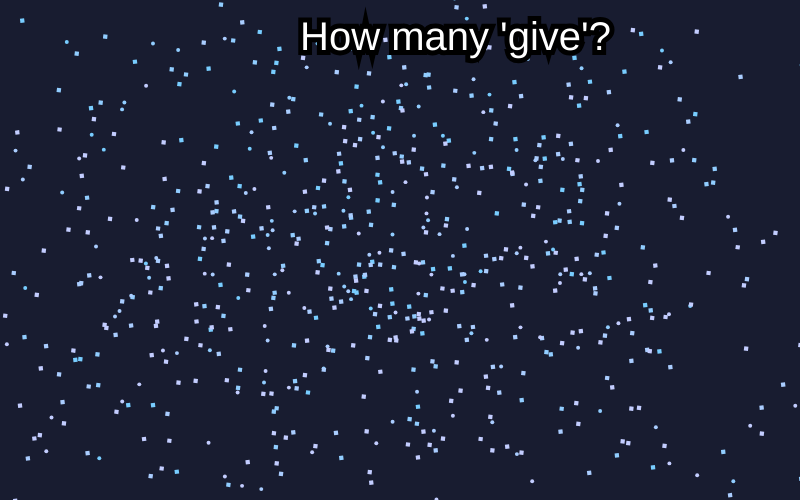
Frame 1 (no input)
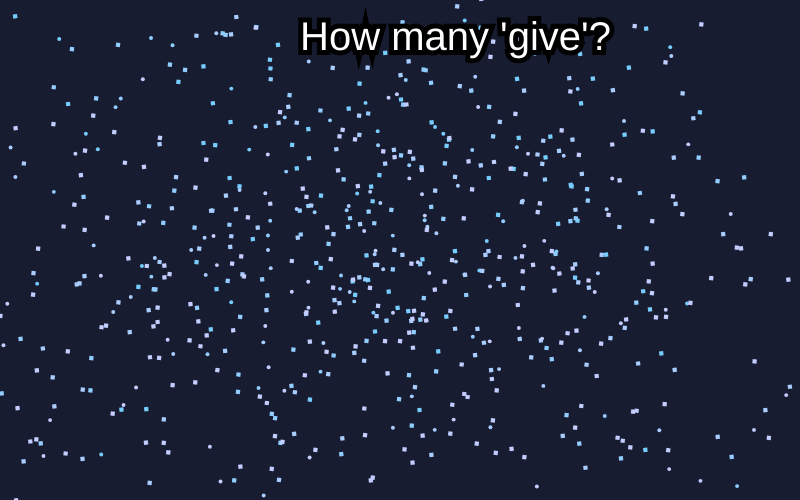
Frame 60 (no input)
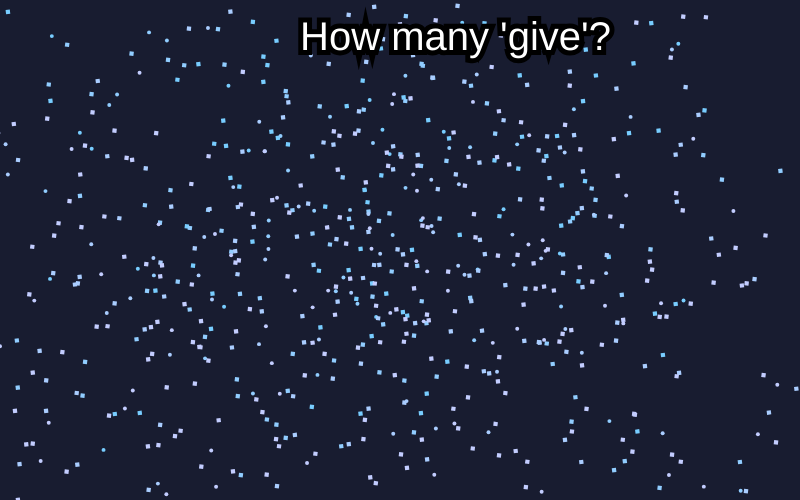
Frame 120 (the mouse pressed at the canvas centre since frame 60)

The p5.js sketch that drew these frames (run headless with seeded random() and noise() and a simulated clock; from frame 60 on, the mouse is pressed at the canvas centre):

// p5.js sketch
// ── sketch.js
const nothing_to_see_here = [
	[
		"10001011111011111011110001111000000000001000001010001010001010001000000",
		"10001000100000100010001010000000100000010000010010001010001010001000000",
		"10001000100000100010001010000000100000010000010010001010001010001000000",
		"11111000100000100011110001110000000000100000100010101010101010101000000",
		"10001000100000100010000000001000100001000001000010101010101010101000000",
		"10001000100000100010000000001000100001000001000010101010101010101000100",
		"10001000100000100010000011110000000010000010000001010001010001010000100"
	],
	[
		"01110011111010000010001011110001110001111001111000000001111001110010001000001",
		"10001000001010000010001010001000100010000010000000000010000010001011011000010",
		"10001000010010000001010010001000100010000010000000000010000010001010101000010",
		"11111000100010000000100011110000100010000001110000000010000010001010101000100",
		"10001001000010000000100010100000100010000000001000000010000010001010001001000",
		"10001010000010000000100010010000100010000000001000100010000010001010001001000",
		"10001011111011111000100010001001110001111011110000100001111001110010001010000"
	],
	[
		"10000010001011110001110001111001111000001011110001110001111010001001110001111011111010000011111010001000001",
		"10000010001010001000100010000010000000010010001000100010000010010010001010000000100010000010000010001000010",
		"10000001010010001000100010000010000000010010001000100010000010100010001010000000100010000010000001010000010",
		"10000000100011110000100010000001110000100011110000100010000011000011111001110000100010000011110000100000100",
		"10000000100010100000100010000000001001000010100000100010000010100010001000001000100010000010000000100001000",
		"10000000100010010000100010000000001001000010010000100010000010010010001000001000100010000010000000100001000",
		"11111000100010001001110001111011110010000010001001110001111010001010001011110000100011111011111000100010000"
	],
	[
		"10001011111010001011111011110001111001110010001010001001110001111001110010001011111010001001110010001010001011110000000010001011111010001010000",
		"11001010000010001010000010001010000010001011001011001010001010000000100010001010000010001010001010001010001010001000000010001000100011011010000",
		"10101010000010001010000010001010000010001010101010101010001010000000100010001010000001010010001010001010001010001000000010001000100010101010000",
		"10011011110010001011110011110010111010001010011010011011111010111000100010001011110000100010001010001010001011110000000011111000100010101010000",
		"10001010000001010010000010100010001010001010001010001010001010001000100001010010000000100010001010001010001010000000000010001000100010001010000",
		"10001010000001010010000010010010001010001010001010001010001010001000100001010010000000100010001010001010001010000000100010001000100010001010000",
		"10001011111000100011111010001001110001110010001010001010001001110001110000100011111000100001110001110001110010000000100010001000100010001011111"
	]
];

let sus = 100;

function setup() {
	createCanvas(800, 500);
	rectMode(CENTER);
	noStroke();
	for (const s of nothing_to_see_here) { for (const a of s) { for (const p of a) { if (p === "1") {
		ugly_variable_collection[2].push({x: random(-500, 500),y: random(-500, 500),multiplier: floor(random(1, sus))
	});}}}}
}

let ugly_variable_collection = [3, 0.3, []]

function draw() {
	background(24, 28, 48);
	noStroke();
	sanity_drain();
	fill("white");
	textSize(40);
	stroke(0);
	strokeWeight(10);
	text("How many 'give'?", 300, 50);
}

// WARNING: Reading beyond this will cause sanity drain at at least 5% per second.
function sanity_drain(){
	const c = 4.8;
	const lh = c * 9;
	const th = lh * nothing_to_see_here.length;
	const fY = (height - th) / 2;
	const elSec = sus / 2 + millis() / 1000;
	let pI = 0;

	for (let li = 0; li < nothing_to_see_here.length; li++) {
		const r = nothing_to_see_here[li];
		const lw = r[0].length * c;
		const fX = (width - lw) / 2;
		const y = fY + li * lh;

		for (let row = 0; row < r.length; row++) {
			for (let column = 0; column < r[row].length; column++) {
				if (r[row][column] !== "1") {
					continue;
				}

				const ofs = ugly_variable_collection[2][pI++];
				const pcs = ugly_variable_collection[0] * ofs.multiplier;
				const ct = elSec % pcs;
				const mt = pcs - ugly_variable_collection[1];
				const move = ct < ugly_variable_collection[1]
					? 0
					: (1 - cos(TWO_PI * (ct - ugly_variable_collection[1]) / mt)) / 2;
				const px = fX + column * c + ofs.x * move;
				const py = y + row * c + ofs.y * move;
				fill(120 + li * 25, 205, 255);

				push();
				translate(px, py);
				if ((column + row + li) % 4 === 0) {
					ellipse(0, 0, c * 0.82, c * 0.82);
				} else {
					rotate(((column + row) % 2 === 0 ? 1 : -1) * 0.12);
					rect(0, 0, c * 0.88, c * 0.88);
				}
				pop();
			}
		}
	}
}
